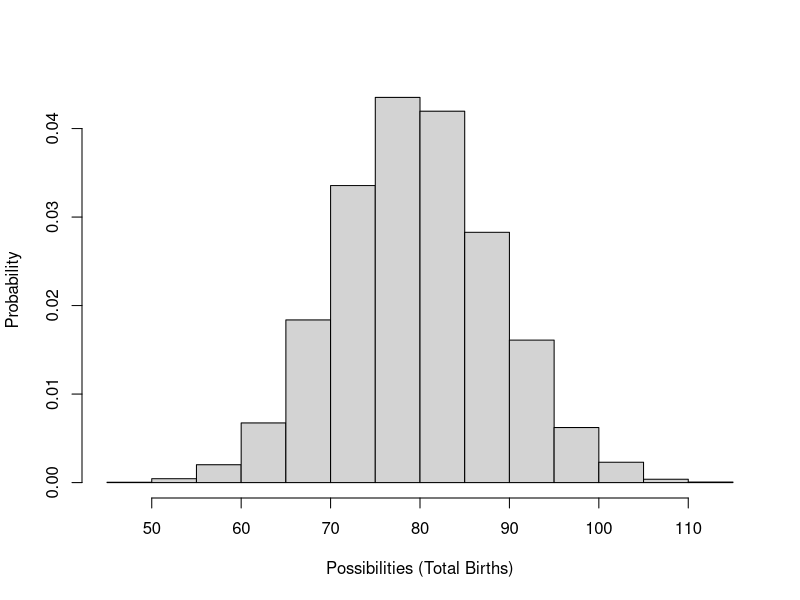
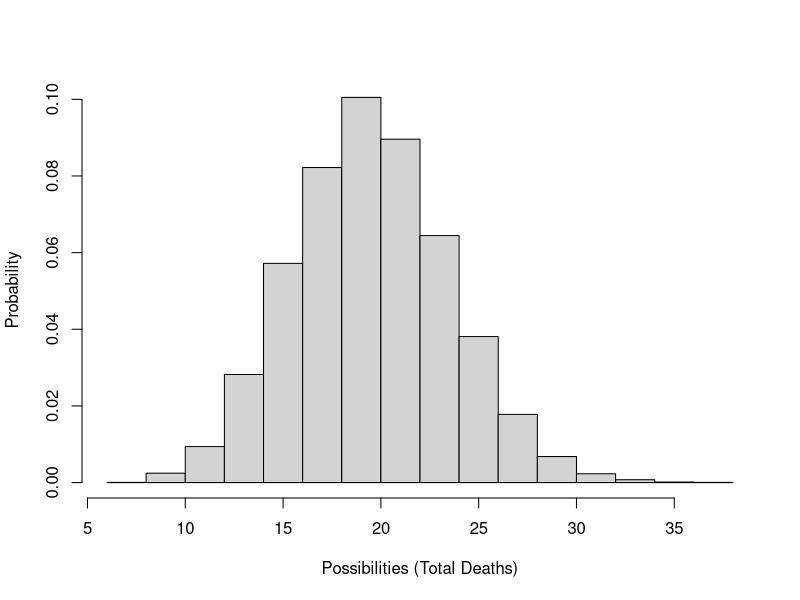
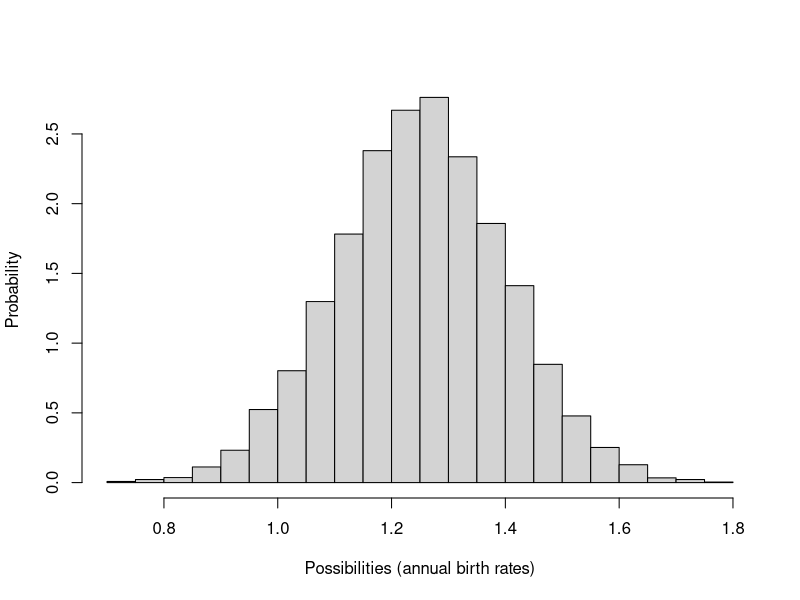
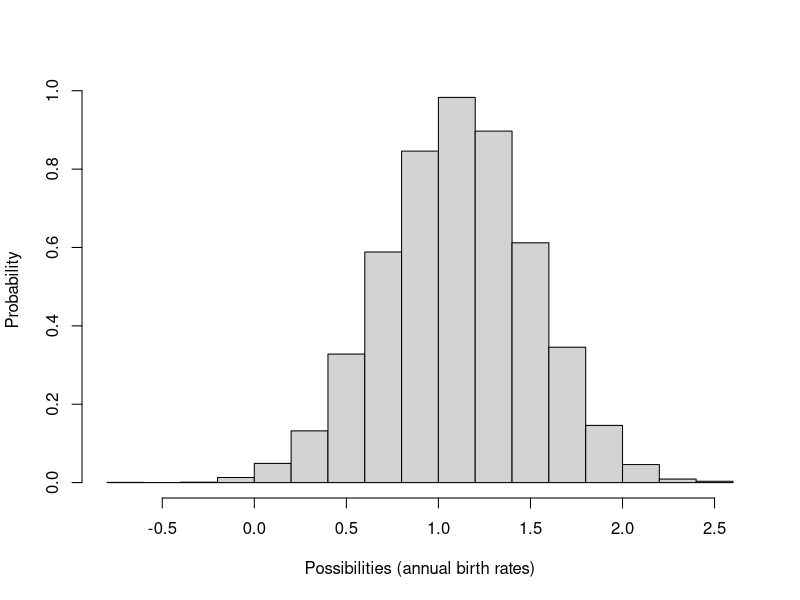

These figures' R source, in order:
## ---- chunk 1
knitr::opts_chunk$set(echo = TRUE, cache = TRUE)
## ---- chunk 2

############################################################
####                                                    ####  
####  NRES 470, Lab 5                                   ####
####                                                    ####
####  Kevin Shoemaker                                   #### 
####  University of Nevada, Reno                        ####
####                                                    #### 
############################################################


############################################################
####  Stochasticity and Uncertainty                     ####
############################################################


## ---- chunk 3

###############
# Review random number generators:

# Poisson distribution

hist(rpois(10000,(100*0.8)),main="",freq = F,ylab="Probability",xlab="Possibilities (Total Births)")

## ---- chunk 4

# Binomial distribution

hist(rbinom(10000,100,0.2),main="",xlab="Possibilities (Total Deaths)",freq = F,ylab="Probability")

## ---- chunk 5

# Normal distribution

hist(rnorm(10000,mean=1.25,sd=0.15),main="",freq=F,xlab="Possibilities (annual birth rates)",ylab="Probability")

## ---- chunk 6

hist(rnorm(10000,mean=1.1,sd=0.4),main="",xlab="Possibilities (annual birth rates)",freq = F,ylab="Probability")

